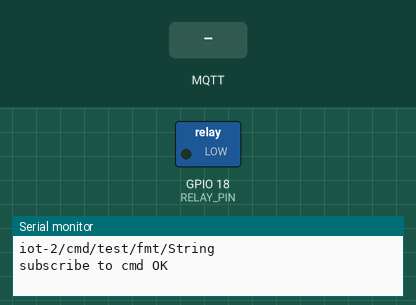
Recording of a sketch running on a simulated ESP32. On the bench: switched loads named in the sketch (green lamp = pin HIGH), the last lines printed to the serial monitor. The inputs (shaded band) are chosen by the test bench. WiFi joins after 1.5 s; servers stay silent unless stated; the local clock reads 2024-03-15 10:24:30 at power-on unless the sketch sets it; no MQTT or app messages arrive unless stated.

Above: at 2.7 s.
2.8 s: MQTT message "on" arrives on the first subscribed topic
At 3.8 s:
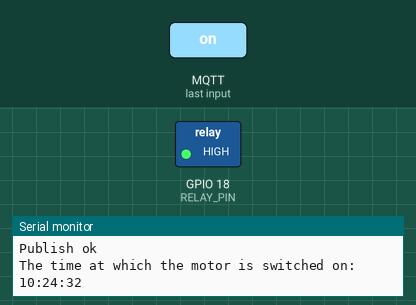
4.3 s: MQTT message "off" arrives on the first subscribed topic
At 4.6 s:
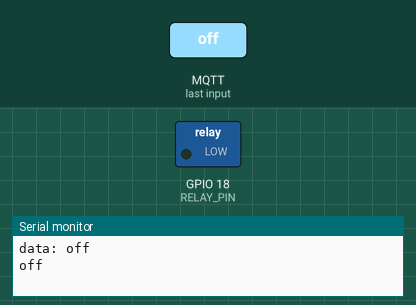
Timing chart, 0 to 7.3 s (numbered marks = the images above; inputs shaded):
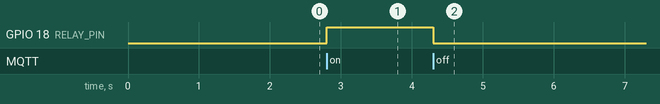

The sketch:

sketch.ino
```cpp
#include <WiFi.h>//library for wifi
#include <PubSubClient.h>//library for MQtt
#define RELAY_PIN 18 // ESP32 pin GIOP18 connected to the IN pin of relay
#include "time.h"
float time1=0;
time_t start_time, end_time;
float motorbill;
float rate=5;
void callback(char* subscribetopic, byte* payload, unsigned int payloadLength);

//-------credentials of IBM Accounts------

#define ORG "dplsq5"//IBM ORGANITION ID
#define DEVICE_TYPE "relay"//Device type mentioned in ibm watson IOT Platform
#define DEVICE_ID "12345" //Device ID mentioned in ibm watson IOT Platform
#define TOKEN "12345678"     //Token
String data3;
float h, t;
const char* ntpServer = "pool.ntp.org";
const long  gmtOffset_sec = 0;
const int   daylightOffset_sec = 3600;

//-------- Customise the above values --------
char server[] = ORG ".messaging.internetofthings.ibmcloud.com";// Server Name
char publishTopic[] = "iot-2/evt/Data/fmt/json";// topic name and type of event perform and format in which data to be send
char subscribetopic[] = "iot-2/cmd/test/fmt/String";// cmd  REPRESENT command type AND COMMAND IS TEST OF FORMAT STRING
char authMethod[] = "use-token-auth";// authentication method
char token[] = TOKEN;
char clientId[] = "d:" ORG ":" DEVICE_TYPE ":" DEVICE_ID;//client id


//-----------------------------------------
WiFiClient wifiClient; // creating the instance for wificlient
PubSubClient client(server, 1883, callback ,wifiClient);


// the setup function runs once when you press reset or power the board
void setup() {
  // initialize digital pin as an output.
  Serial.begin(115200);
  pinMode(RELAY_PIN, OUTPUT);
  delay(10);
  Serial.println();
  configTime(gmtOffset_sec, daylightOffset_sec, ntpServer);


  wificonnect();
  mqttconnect();
}

// the loop function runs over and over again forever
void loop() {
 // digitalWrite(RELAY_PIN, HIGH);
  //delay(1000);
  //digitalWrite(RELAY_PIN, LOW);
  //delay(1000);
 // motorbill=random(60,200);
  //motorbill=motorbill*5;
  //delay(1000);
  //PublishData(motorbill);
  if (!client.loop()) {
    mqttconnect();
  }
}

void PublishData(float motorbill) {
  mqttconnect();//function call for connecting to ibm
  /*
     creating the String in in form JSon to update the data to ibm cloud
  */
  String payload = "{\"motorbill\":";
  payload += motorbill;

  payload += "}";


  Serial.print("Sending payload: ");
  Serial.println(payload);


  if (client.publish(publishTopic, (char*) payload.c_str())) {
    Serial.println("Publish ok");// if it sucessfully upload data on the cloud then it will print publish ok in Serial monitor or else it will print publish failed
  } else {
    Serial.println("Publish failed");
  }

}

void mqttconnect() {
  if (!client.connected()) {
    Serial.print("Reconnecting client to ");
    Serial.println(server);
    while (!!!client.connect(clientId, authMethod, token)) {
      Serial.print(".");
      delay(500);
    }

     initManagedDevice();
     Serial.println();
  }
}
void wificonnect() //function defination for wificonnect
{
  Serial.println();
  Serial.print("Connecting to ");

  WiFi.begin("Wokwi-GUEST", "", 6);//passing the wifi credentials to establish the connection
  while (WiFi.status() != WL_CONNECTED) {
    delay(500);
    Serial.print(".");
  }
  Serial.println("");
  Serial.println("WiFi connected");
  Serial.println("IP address: ");
  Serial.println(WiFi.localIP());
}

void initManagedDevice() {
  if (client.subscribe(subscribetopic)) {
    Serial.println((subscribetopic));
    Serial.println("subscribe to cmd OK");
  } else {
    Serial.println("subscribe to cmd FAILED");
  }
}

void callback(char* subscribetopic, byte* payload, unsigned int payloadLength)
{


  Serial.print("callback invoked for topic: ");


  Serial.println(subscribetopic);

  for (int i = 0; i < payloadLength; i++) {
    //Serial.print((char)payload[i]);
    data3 += (char)payload[i];
  }

  Serial.println("data: "+ data3);
  if(data3=="on")
  {
Serial.println(data3);
digitalWrite(RELAY_PIN, HIGH);
PublishData(0);
Serial.println("The time at which the motor is switched on:");
printLocalTime();
time(&start_time);

time1+=1;

  }

  else if(data3=="off")
  {
  //Serial.print(time1);
time(&end_time);
Serial.println(data3);
digitalWrite(RELAY_PIN, LOW);
motorbill=double(end_time - start_time);
motorbill=motorbill*rate;
delay(1000);
PublishData(motorbill);
Serial.println("The time at which the motor is switched off:");
printLocalTime();
time1=0;
  }

data3="";


}
void printLocalTime(){
  struct tm* timeinfo;
  time_t now;
  time(&now);

  timeinfo = localtime(&now);
  Serial.print(timeinfo,"%H:%M:%S");

  /* Serial.println("Hour: ");
  Serial.println(timeinfo, "%H");
  Serial.print("Hour (12 hour format): ");
  Serial.println(timeinfo, "%I");
  Serial.print("Minute: ");
  Serial.println(timeinfo, "%M");
  Serial.print("Second: ");
  Serial.println(timeinfo, "%S");*/


  Serial.println();
}
```

Measured:
- after the input at 2.8 s, GPIO 18 (RELAY_PIN): LOW → HIGH at once
- after the input at 4.3 s, GPIO 18 (RELAY_PIN): HIGH → LOW at once
